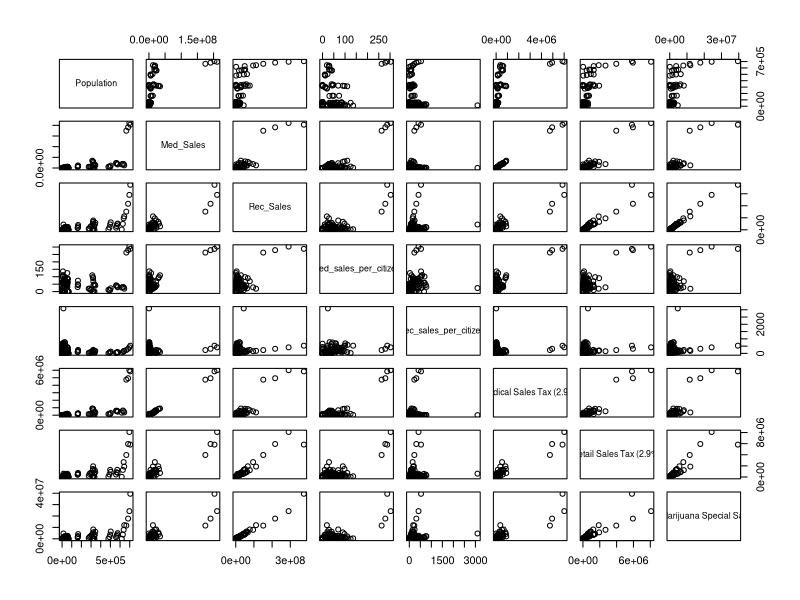
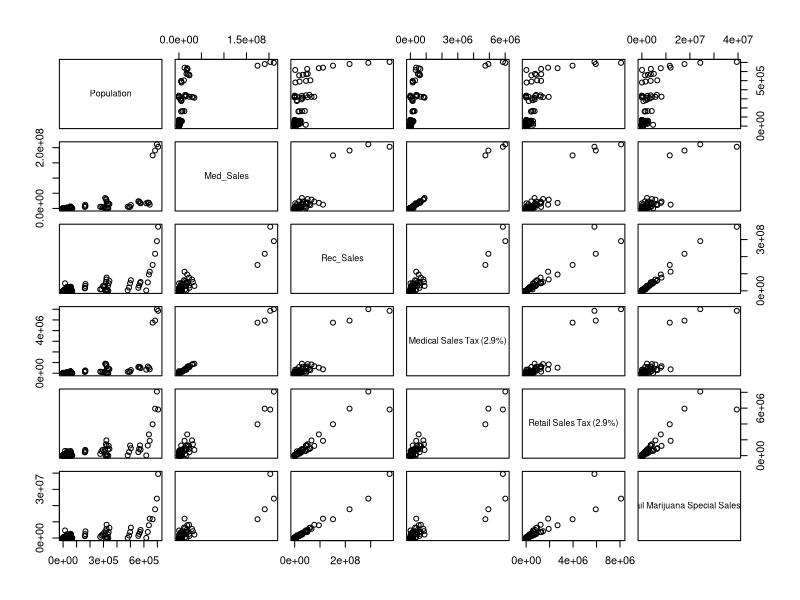
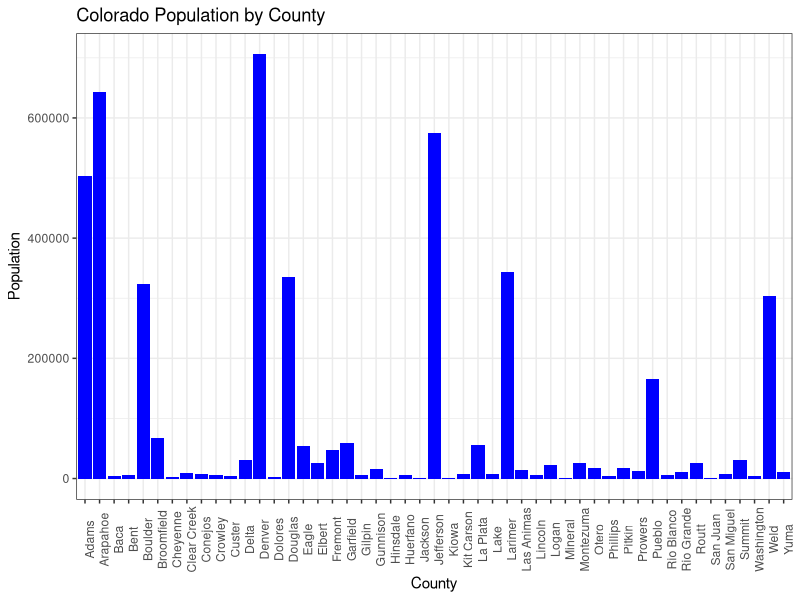
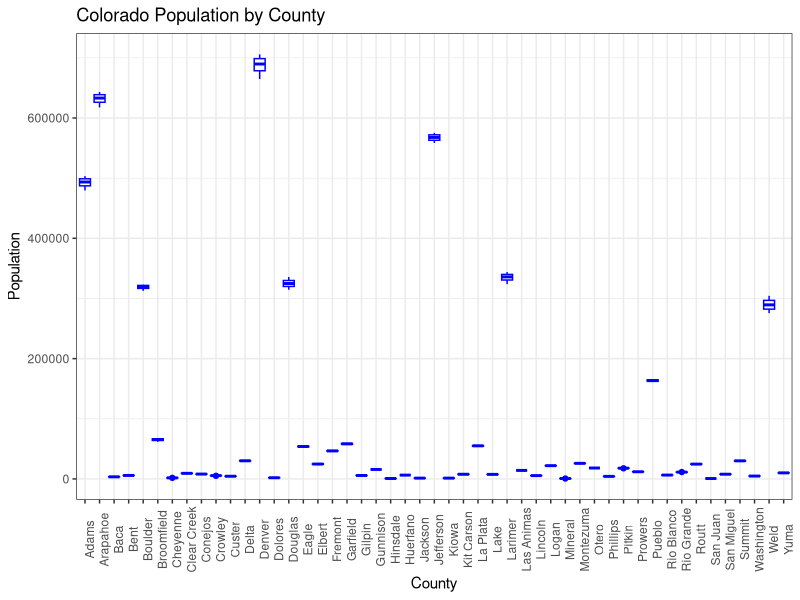

The R source for these figures, in order:
## ---- chunk 1
knitr::opts_chunk$set(echo = TRUE)
## ---- chunk 2
library("readxl")
library("formattable")
library("tidyverse")
library("tidyr")
library("ggplot2")
## ---- chunk 3
#gather sales and tax data into tibbles
sales_mj <- read_xlsx("CO_County_Sales_2014_2018.xlsx", sheet = "aggregate", range = NULL, col_names = TRUE)
taxes_mj <- read_xlsx("CO_County_Taxes_2014_2018.xlsx", sheet = "aggregate", range = NULL, col_names = TRUE)

#merge the two tibbles - {base} merge returns a dataframe
CCMDs <- merge(sales_mj, taxes_mj)

#remove 2018 values until both spreadsheets are fully populated
CCMDs <- subset(CCMDs, Year < "2018")

#create a list of column names for columns 8 through 14 - these are the columns related to sales and taxes
cashcol <- colnames(CCMDs[8:14])

#loop to convert sales/tax columns to numeric/currency - this will introduce NAs for each of the 7 columns (resulting in a warning for each column)
for (i in cashcol) {
  CCMDs[[i]] <- as.numeric(CCMDs[[i]])   #character to numeric
  CCMDs[[i]] <- currency(CCMDs[[i]], digits = 0L) #numeric but with currency symbology
}

#clean up unneeded files
rm(cashcol, i)
rm(sales_mj, taxes_mj)

#write dataframe to disk
write_excel_csv(CCMDs, "CCMDs.csv", na = "NA", append = FALSE)

## ---- chunk 4
summary(CCMDs)

## ---- chunk 5
#count the NAs
sum(is.na(CCMDs))

#remove the NAs
CCMDs <- na.omit(CCMDs)

plot(CCMDs[,7:14])
## ---- chunk 6
#subset out the two duplicative columns
CCMDs <- CCMDs[, -c(10:11)]
plot(CCMDs[,7:12])
## ---- chunk 7
#disable scientific notation
options(scipen = 999)

CCMDs_pop <- CCMDs[, c(1,2,7)]
CCMDs_pop$County <- as.factor(CCMDs_pop$County)
CCMDs_pop <- CCMDs_pop[order(CCMDs_pop$Population),]

str(CCMDs_pop)

#CCMDs_pop <- CCMDs_pop[order(CCMDs_pop$Population),]

View(CCMDs_pop)

#CCMDs_pop <- data.frame(order(CCMDs_pop$Population))

ggplot(data=CCMDs_pop, mapping=aes(x=County, y=Population))+
  geom_bar(stat="identity", position="dodge", fill="blue")+
  labs(title="Colorado Population by County", x= "County", y= "Population")+
  theme_bw()+
  theme(axis.text.x = element_text(angle = 90))

ggplot(data=CCMDs_pop, aes(x=as.factor(CCMDs_pop$County)))+
  geom_boxplot(aes(y=Population), color="blue")+
  labs(title="Colorado Population by County", x= "County", y= "Population")+
  theme_bw()+
  theme(axis.text.x = element_text(angle = 90))
